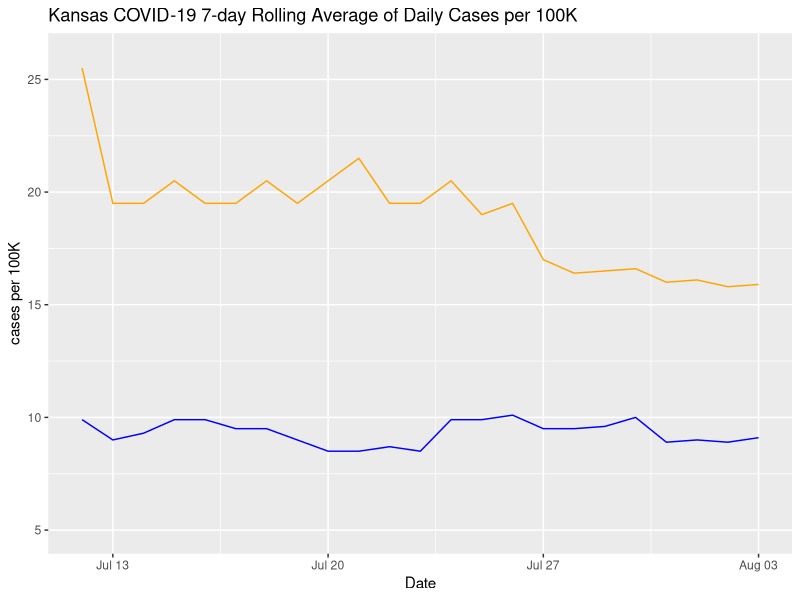

This figure's R source:
## ---- chunk 1
library(tidyverse) 
library(lubridate)
library(ggplot2)
## ---- chunk 2
date = seq(mdy("7/12/2020"),mdy("8/3/2020"),by = 'days')
mask_count = c(25.5,19.5,19.5,20.5,19.5,19.5,20.5,19.5,20.5,21.5,19.5,19.5,20.5,19,19.5,17,16.4,16.5,16.6,16,16.1,15.8,15.9)
no_mask_count = c(9.9,9,9.3,9.9,9.9,9.5,9.5,9,8.5,8.5,8.7,8.5,9.9,9.9,10.1,9.5,9.5,9.6,10,8.9,9,8.9,9.1)
df <- data.frame(date,mask_count,no_mask_count)
view(df)
## ---- chunk 3
ggplot(df, aes(x = date, y = mask_count))+
  geom_line(aes(y = mask_count), colour = "orange") +
  geom_line(aes(y = no_mask_count), colour = "blue") +
  ggtitle("Kansas COVID-19 7-day Rolling Average of Daily Cases per 100K") +
  scale_x_date(name = "Date") +
  scale_y_continuous(name = "cases per 100K", limits = c(5, 26))

